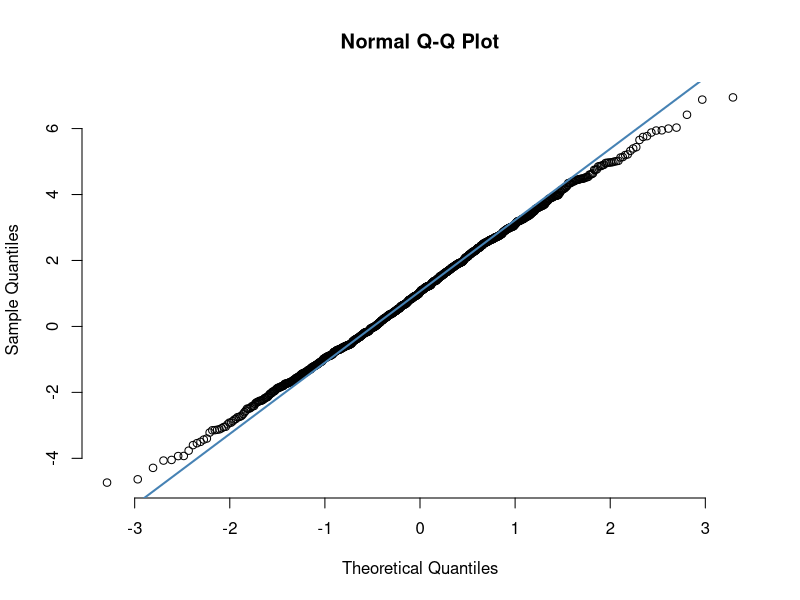
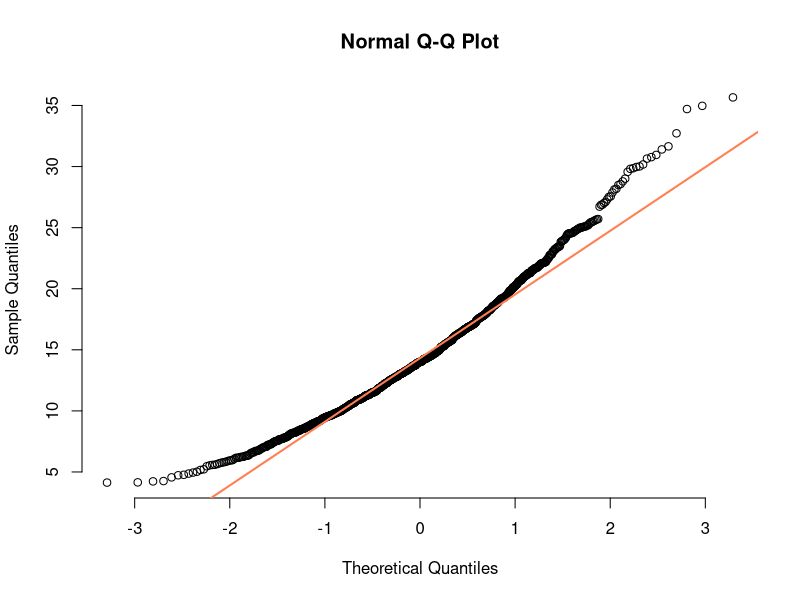
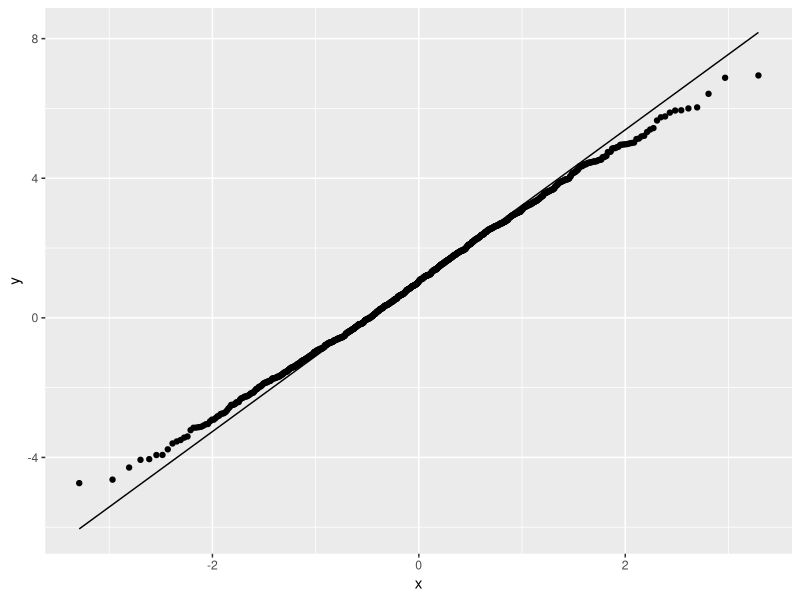
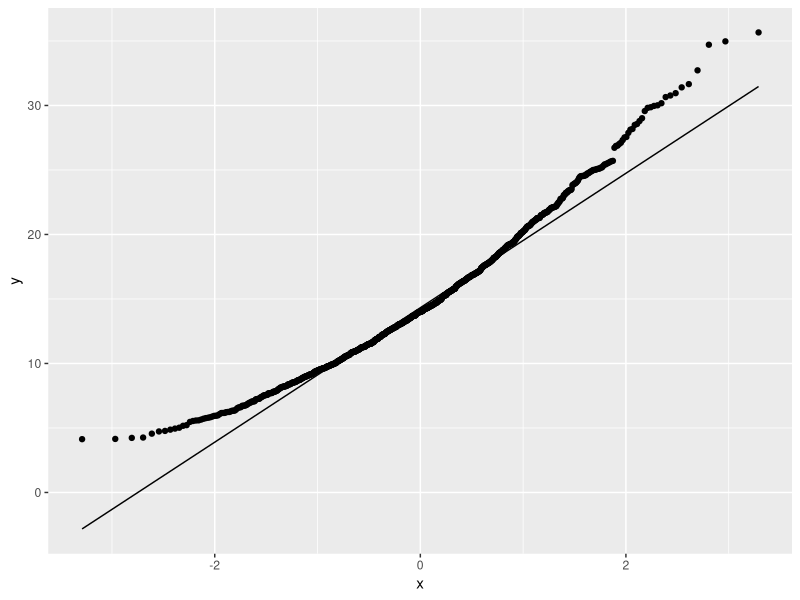

Recreate these plots in R, in order.
## ---- chunk 1
knitr::opts_chunk$set(echo = TRUE)
## ---- chunk 2

library(ggplot2)

Sample1 <- rnorm(1000,mean=1,sd=2)
sample2 <- rchisq(1000,df=15)

# Normally Distributed
qqnorm(Sample1, pch = 1, frame = FALSE)
qqline(Sample1, col = "steelblue", lwd = 2)

# Not Normally Distributed
qqnorm(sample2, pch = 1, frame = FALSE)
qqline(sample2, col = "coral", lwd = 2)


Samples <- data.frame(Sample1 = Sample1, Sample2 = sample2)

ggplot(Samples, aes(sample = Sample1)) +
  stat_qq() +
  stat_qq_line()


ggplot(Samples, aes(sample = Sample2)) +
  stat_qq() +
  stat_qq_line()


## ---- chunk 3

library(MASS)
data("Cars93")



## ---- chunk 4

ks.test(Sample1,"pnorm")
ks.test(sample2,"pnorm")


## ---- chunk 5

shapiro.test(Sample1)
shapiro.test(sample2)


## ---- chunk 6

data("iris")


shapiro.test(iris$Sepal.Length[iris$Species == "setosa"])

bartlett.test(Sepal.Length ~ Species, data = iris)


## ---- chunk 7

# Not independent:
chisq.test(Cars93$MPG.city,factor(Cars93$Cylinders))


